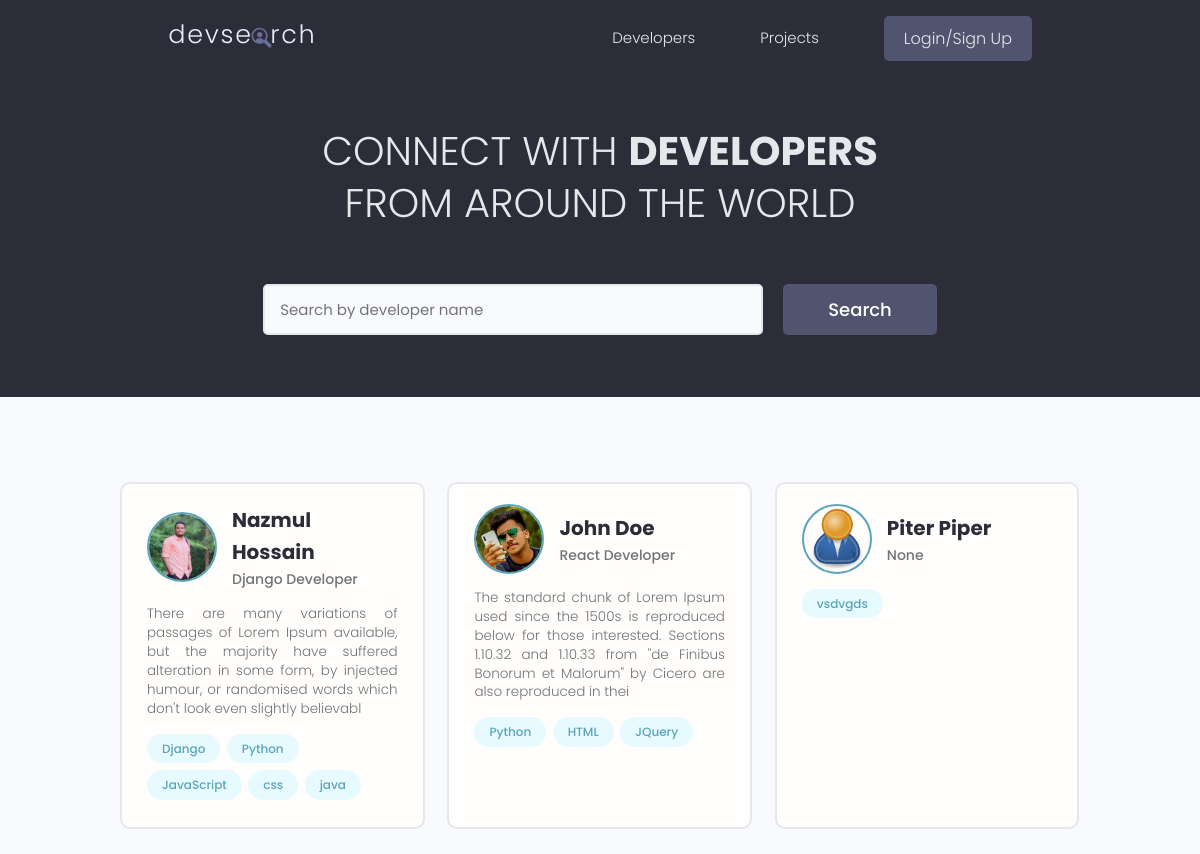
The app's page /, older data.
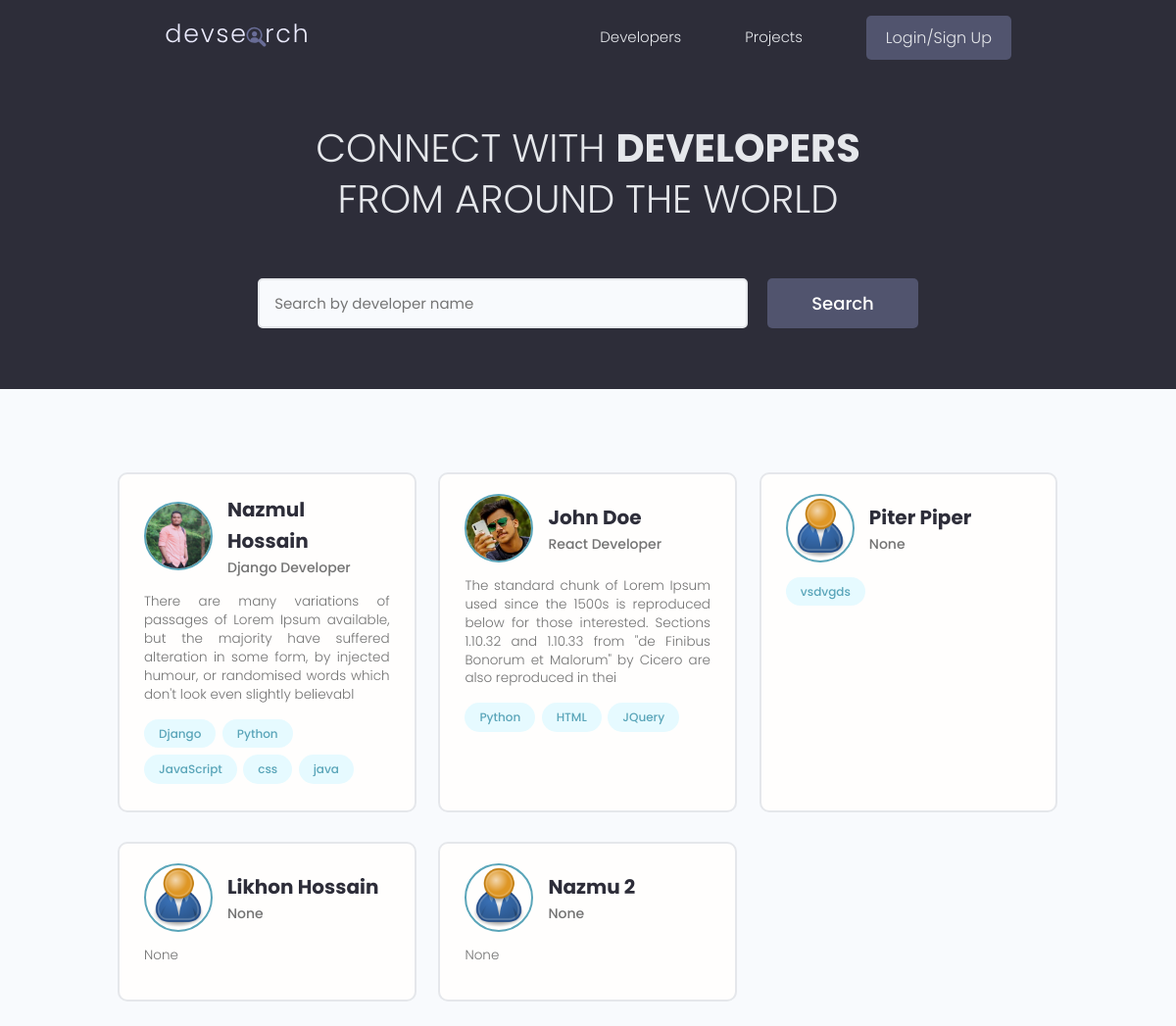
The same page, newer data.
### user/models.py (models this page shows, shortened)
class Profile(models.Model):
    user = models.OneToOneField(User, on_delete=models.CASCADE, null=True, blank=True)
    username = models.CharField(max_length=200, null=True, blank=True)
    name = models.CharField(max_length=200, null=True, blank=True)
    email = models.EmailField(max_length=500, null=True, blank=True)
    short_intro = models.CharField(max_length=200, null=True, blank=True)
    bio = models.TextField(null=True, blank=True)
    profile_pic = models.ImageField(null=True, blank=True, upload_to='profile/', default='profile/user-default.png')
    location = models.CharField(max_length=200, null=True, blank=True)
    social_github = models.CharField(max_length=200, null=True, blank=True)
    social_twitter = models.CharField(max_length=200, null=True, blank=True)
    social_linkedin = models.CharField(max_length=200, null=True, blank=True)
    social_youtube = models.CharField(max_length=200, null=True, blank=True)
    social_facebook = models.CharField(max_length=200, null=True, blank=True)
    created = models.DateTimeField(auto_now_add=True)
    id = models.UUIDField(default=uuid.uuid4, unique=True, primary_key=True, editable=False)
    class Meta:
        ordering = ['created']

class Skill(models.Model):
    owner = models.ForeignKey(Profile, on_delete=models.CASCADE)
    name = models.CharField(max_length=200, null=True, blank=True)
    description = models.TextField(null=True, blank=True)
    id = models.UUIDField(default=uuid.uuid4, unique=True, primary_key=True, editable=False)

### user/views.py (the view)
# urls.py: path('', views.profiles, name='profiles'),
def profiles(request):
    profiles, search_query = SearchProfiles(request)
    paginator, profiles = paginateProfiles(request, profiles, 6)
    context = {'profiles':profiles, 'search_query':search_query, 'paginator':paginator}
    return render(request, 'user/profiles.html', context)

### user/utils.py (called while the page is built)
def paginateProfiles(request, profiles, objectPerPage):
    page = request.GET.get('page')
    paginator = Paginator(profiles, objectPerPage)
    profiles = paginator.get_page(page)
    return paginator, profiles

### user/templates/user/profiles.html (shortened to what this page needs)
{% extends 'main.html' %}
{% block content %}
  <main class="home">
    <section class="hero-section text-center">
      <div class="container container--narrow">
        <div class="hero-section__box">
          <h2>CONNECT WITH <span>DEVELOPERS</span></h2>
          <h2>FROM AROUND THE WORLD</h2>
        </div>
        <div class="hero-section__search">
          <form class="form" action="{% url 'profiles' %}" method="get">
            <div class="form__field">
              <input class="input input--text" id="formInput#search" type="text" name="search_query"
                value='{{search_query}}' placeholder="Search by developer name" />
            </div>
            <input class="btn btn--sub btn--lg" type="submit" value="Search" />
          </form>
        </div>
      </div>
    </section>
    <section class="devlist">
      <div class="container">
        <div class="grid grid--three">
          {% for profile in profiles %}
          <div class="column card">
            <div class="dev">
              <a href="{% url 'user-profile' profile.id %}" class="card__body">
                <div class="dev__profile">
                  <img class="avatar avatar--md" src="{{profile.profile_pic.url}}" alt="image" />
                  <div class="dev__meta">
                    <h3>{{profile.name}}</h3>
                    <h5>{{profile.short_intro|slice:"60"}}</h5>
                  </div>
                </div>
                <p class="dev__info">
                  {{profile.bio|slice:"200"}}
                </p>
                <div class="dev__skills">
                  {% for skill in profile.skill_set.all|slice:"5" %}
                  <span class="tag tag--pill tag--main">
                    <small>{{skill.name}}</small>
                  </span>
                  {% endfor %}
                </div>
              </a>
            </div>
          </div>
          {% endfor %}
        </div>
      </div>
    </section>
  </main>
{% endblock content %}

Row changes from the older to the newer data that the page shows:
added Profile: profile_pic (placeholder picture), name "Likhon Hossain", short_intro "None", bio "None"
added Profile: profile_pic (placeholder picture), name "Nazmu 2", short_intro "None", bio "None"
